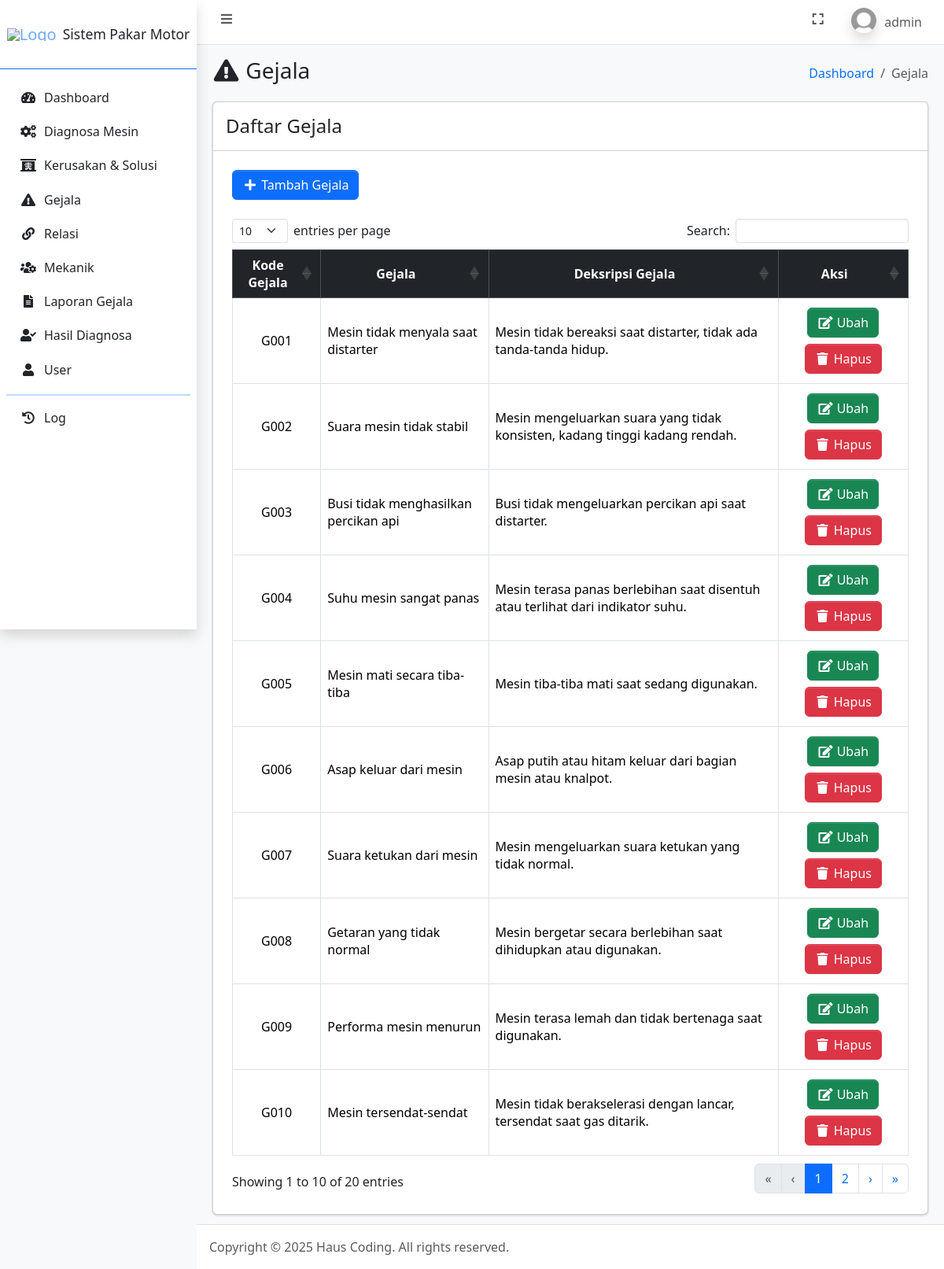
The app's page /gejala.php (signed in) with its own data.
### tables this page shows
CREATE TABLE `user` (
  `id_user` int(11) NOT NULL,
  `username` varchar(100) NOT NULL,
  `password` varchar(255) NOT NULL,
  `jabatan` enum('admin','pelanggan') NOT NULL,
  `nama` varchar(100) NOT NULL,
  `jenis_kelamin` enum('laki-laki','perempuan') NOT NULL,
  `tanggal_lahir` date NOT NULL,
  `alamat` text NOT NULL,
  `foto` text NOT NULL,
  `dibuat_pada` timestamp NOT NULL DEFAULT current_timestamp()
);

CREATE TABLE `gejala` (
  `kd_gejala` char(4) NOT NULL,
  `gejala` varchar(100) NOT NULL,
  `deskripsi_gejala` text NOT NULL
);

### connection.php (called while the page is built, shortened)
<?php
	$host = 'localhost';
	$user = 'root';
	$pass = '';
	$database = 'sistem_pakar_motor';
	$conn = mysqli_connect($host, $user, $pass, $database);
    if (isset($_SESSION['id_user'])) {
    	$id_user = $_SESSION['id_user'];
		$dataUser = mysqli_fetch_assoc(mysqli_query($conn, "SELECT * FROM user WHERE id_user = $id_user"));
	}
?>

### gejala.php (the view, shortened to what this page needs)
<?php
    require_once 'connection.php';
    $gejala = mysqli_query($conn, "SELECT * FROM gejala ORDER BY kd_gejala ASC");
?>
<!DOCTYPE html>
<html lang="en">
<head>
    <?php include_once 'include/head.php'; ?>
</head>
<body class="layout-fixed sidebar-expand-lg bg-body-tertiary">
    <div class="app-wrapper">
        <?php include_once 'include/navbar.php'; ?>
        <?php include_once 'include/sidebar.php'; ?>
        <main class="app-main">
            <div class="app-content-header">
                <div class="container-fluid">
                    <div class="row">
                        <div class="col-sm-6">
                            <h3 class="mb-0"><i class="nav-icon fas fa-fw fa-exclamation-triangle"></i> Gejala</h3>
                        </div>
                        <div class="col-sm-6">
                            <ol class="breadcrumb float-sm-end">
                                <li class="breadcrumb-item"><a href="index.php">Dashboard</a></li>
                                <li class="breadcrumb-item active" aria-current="page">
                                    Gejala
                                </li>
                            </ol>
                        </div>
                    </div>
                </div>
            </div>
            <div class="app-content">
                <div class="container-fluid">
                    <div class="row">
                        <div class="col">
                            <div class="card">
                                <div class="card-header">
                                    <h4 class="m-0">Daftar Gejala</h4>
                                </div>
                                <div class="card-body">
                                    <div class="table-responsive p-2">
                                        <?php if ($dataUser['jabatan'] == 'admin'): ?>
                                            <a href="tambah_gejala.php" class="mb-3 btn btn-primary"><i class="fas fa-fw fa-plus"></i> Tambah Gejala</a>
                                        <?php endif ?>
                                        <table class="table table-bordered" id="table_id">
                                            <thead class="table-dark">
                                                <tr>
                                                    <th class="text-center align-middle">Kode Gejala</th>
                                                    <th class="text-center align-middle">Gejala</th>
                                                    <th class="text-center align-middle">Deksripsi Gejala</th>
                                                    <?php if ($dataUser['jabatan'] == 'admin'): ?>
                                                        <th class="text-center align-middle">Aksi</th>
                                                    <?php endif ?>
                                                </tr>
                                            </thead>
                                            <tbody>
                                                <?php foreach ($gejala as $dks): ?>
                                                    <tr>
                                                        <td class="text-center align-middle"><?= $dks['kd_gejala']; ?></td>
                                                        <td class="align-middle"><?= $dks['gejala']; ?></td>
                                                        <td class="align-middle"><?= $dks['deskripsi_gejala']; ?></td>
                                                        <?php if ($dataUser['jabatan'] == 'admin'): ?>
                                                            <td class="text-center align-middle">
                                                                <a href="ubah_gejala.php?kd_gejala=<?= $dks['kd_gejala']; ?>" class="m-1 btn btn-success"><i class="fas fa-fw fa-edit"></i> Ubah</a>
                                                                <a href="hapus_gejala.php?kd_gejala=<?= $dks['kd_gejala']; ?>" data-nama="<?= $dks['kd_gejala']; ?>" class="m-1 btn btn-danger btn-delete"><i class="fas fa-fw fa-trash"></i> Hapus</a>
                                                            </td>
                                                        <?php endif ?>
                                                    </tr>
                                                <?php endforeach ?>
                                            </tbody>
                                        </table>
                                    </div>
                                </div>
                            </div>
                        </div>
                    </div>
                </div>
            </div>
        </main>
        <?php include_once 'include/footer.php'; ?>
    </div>
</body>
</html>

### include/navbar.php (shortened to what this page needs)
<nav class="app-header navbar navbar-expand bg-body">
    <div class="container-fluid">
        <ul class="navbar-nav">
            <li class="nav-item"> <a class="nav-link" data-lte-toggle="sidebar" href="#" role="button"> <i class="fas fa-fw fa-bars"></i> </a> </li>
        </ul>
        <ul class="navbar-nav ms-auto">
            <li class="nav-item"> <a class="nav-link" href="#" data-lte-toggle="fullscreen"> <i data-lte-icon="maximize" class="fas fa-fw fa-expand"></i> </a> </li>
            <li class="nav-item dropdown user-menu">
                <a href="#" class="nav-link dropdown-toggle" data-bs-toggle="dropdown" aria-expanded="false">
                    <img src="assets/img/profiles/<?= $dataUser['foto']; ?>" class="user-image rounded-circle shadow" alt="User Image">
                    <span class="d-none d-md-inline"><?= $dataUser['username']; ?></span>
                </a>
            </li>
        </ul>
    </div>
</nav>

### records on screen
user: foto (placeholder picture), username "admin"
gejala: kd_gejala "G001", gejala "Mesin tidak menyala saat distarter", deskripsi_gejala "Mesin tidak bereaksi saat distarter, tidak ada tanda-tanda hidup."
gejala: kd_gejala "G002", gejala "Suara mesin tidak stabil", deskripsi_gejala "Mesin mengeluarkan suara yang tidak konsisten, kadang tinggi kadang rendah."
gejala: kd_gejala "G003", gejala "Busi tidak menghasilkan percikan api", deskripsi_gejala "Busi tidak mengeluarkan percikan api saat distarter."
gejala: kd_gejala "G004", gejala "Suhu mesin sangat panas", deskripsi_gejala "Mesin terasa panas berlebihan saat disentuh atau terlihat dari indikator suhu."
gejala: kd_gejala "G005", gejala "Mesin mati secara tiba-tiba", deskripsi_gejala "Mesin tiba-tiba mati saat sedang digunakan."
gejala: kd_gejala "G006", gejala "Asap keluar dari mesin", deskripsi_gejala "Asap putih atau hitam keluar dari bagian mesin atau knalpot."
gejala: kd_gejala "G007", gejala "Suara ketukan dari mesin", deskripsi_gejala "Mesin mengeluarkan suara ketukan yang tidak normal."
gejala: kd_gejala "G008", gejala "Getaran yang tidak normal", deskripsi_gejala "Mesin bergetar secara berlebihan saat dihidupkan atau digunakan."
gejala: kd_gejala "G009", gejala "Performa mesin menurun", deskripsi_gejala "Mesin terasa lemah dan tidak bertenaga saat digunakan."
gejala: kd_gejala "G010", gejala "Mesin tersendat-sendat", deskripsi_gejala "Mesin tidak berakselerasi dengan lancar, tersendat saat gas ditarik."
